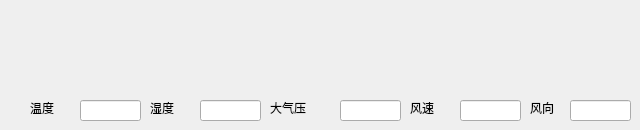
   <widget class="QWidget" name="AIMMS30">
    <attribute name="title">
     <string>AIMMS-30标准气象</string>
    </attribute>
    <widget class="QLabel" name="label_2">
     <property name="geometry">
      <rect>
       <x>150</x>
       <y>100</y>
       <width>72</width>
       <height>16</height>
      </rect>
     </property>
     <property name="text">
      <string>湿度</string>
     </property>
    </widget>
    <widget class="QLabel" name="label_7">
     <property name="geometry">
      <rect>
       <x>410</x>
       <y>100</y>
       <width>72</width>
       <height>16</height>
      </rect>
     </property>
     <property name="text">
      <string>风速</string>
     </property>
    </widget>
    <widget class="QLineEdit" name="aimms_humidity">
     <property name="geometry">
      <rect>
       <x>200</x>
       <y>100</y>
       <width>61</width>
       <height>21</height>
      </rect>
     </property>
    </widget>
    <widget class="QLineEdit" name="aimms_atmos">
     <property name="geometry">
      <rect>
       <x>340</x>
       <y>100</y>
       <width>61</width>
       <height>21</height>
      </rect>
     </property>
    </widget>
    <widget class="QLineEdit" name="aimms_temper">
     <property name="geometry">
      <rect>
       <x>80</x>
       <y>100</y>
       <width>61</width>
       <height>21</height>
      </rect>
     </property>
    </widget>
    <widget class="QLabel" name="label_3">
     <property name="geometry">
      <rect>
       <x>270</x>
       <y>100</y>
       <width>72</width>
       <height>16</height>
      </rect>
     </property>
     <property name="text">
      <string>大气压</string>
     </property>
    </widget>
    <widget class="QLineEdit" name="aimms_speed">
     <property name="geometry">
      <rect>
       <x>460</x>
       <y>100</y>
       <width>61</width>
       <height>21</height>
      </rect>
     </property>
     <property name="text">
      <string/>
     </property>
    </widget>
    <widget class="QLabel" name="label">
     <property name="geometry">
      <rect>
       <x>30</x>
       <y>100</y>
       <width>72</width>
       <height>16</height>
      </rect>
     </property>
     <property name="text">
      <string>温度</string>
     </property>
    </widget>
    <widget class="QLabel" name="label_8">
     <property name="geometry">
      <rect>
       <x>530</x>
       <y>100</y>
       <width>72</width>
       <height>16</height>
      </rect>
     </property>
     <property name="text">
      <string>风向 </string>
     </property>
    </widget>
    <widget class="QLineEdit" name="aimms_direction">
     <property name="geometry">
      <rect>
       <x>570</x>
       <y>100</y>
       <width>61</width>
       <height>21</height>
      </rect>
     </property>
     <property name="text">
      <string/>
     </property>
    </widget>
   </widget>
